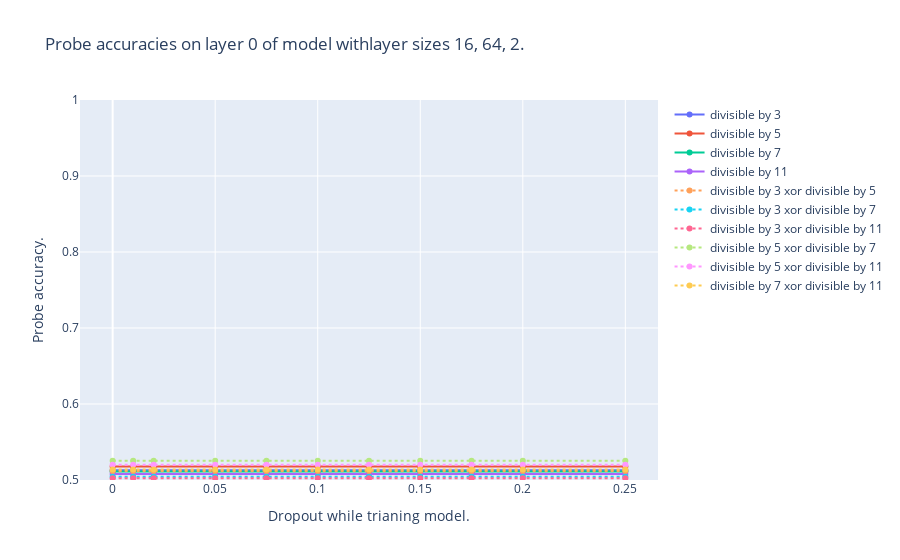
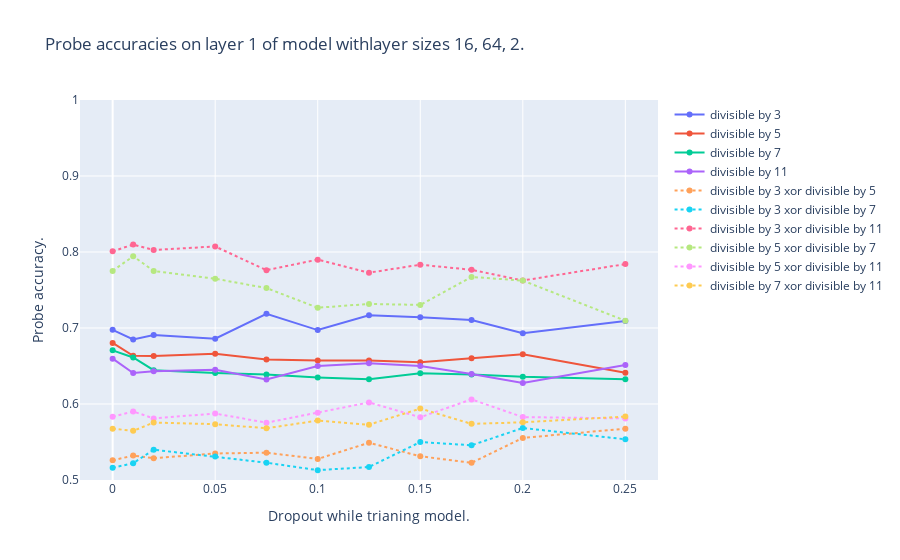
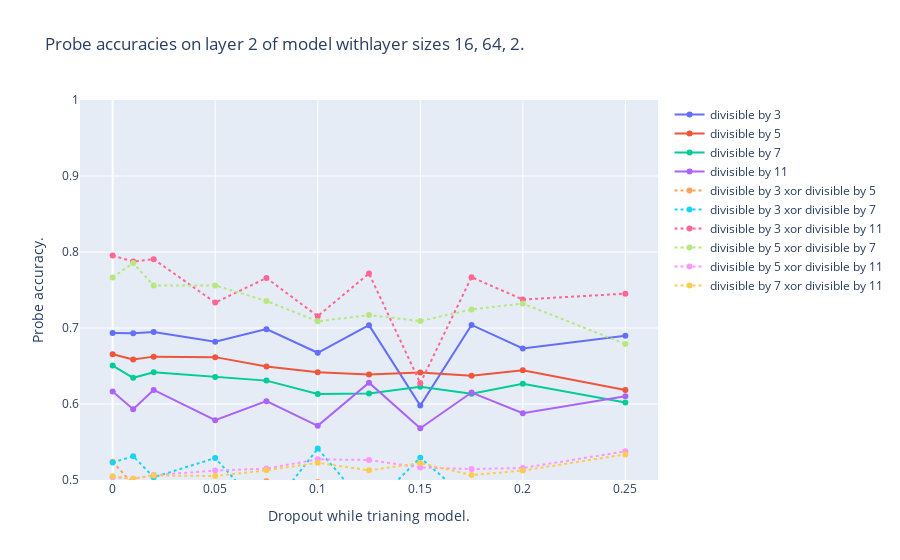

Notebook cell for these charts, in order:
### Code cell
divisibility_probing_datasets = { model_type: make_divisibility_probing_dataset(model, train_dataset, divisors=PROBED_DIVISORS)
                                  for model_type, model in tqdm(models.items(), desc="making probing datasets.") }

xor_divisibility_probing_dataset = { model_type: xored_labels(dataset, PROBED_DIVISOR_PAIR_INDICES)
                                     for model_type, dataset in tqdm(divisibility_probing_datasets.items(), desc="xoring labels.") }

divisibility_probes     = train_probes(divisibility_probing_datasets,    tqdm_desc="training probes")
xor_divisibility_probes = train_probes(xor_divisibility_probing_dataset, tqdm_desc="training xor probes")

divisibility_probe_test_results      = test_probes( divisibility_probes,
                                                    divisibility_probing_datasets,
                                                    tqdm_desc="testing divisibility_probes" )
xor_divisibility_probes_test_results = test_probes( xor_divisibility_probes,
                                                    xor_divisibility_probing_dataset,
                                                    tqdm_desc="testing xor divisibility probes" )

plot_probe_accuracies( divisibility_probe_test_results,
                       xor_divisibility_probes_test_results,
                       label_descriptions=next(iter(divisibility_probing_datasets.values())).label_descriptions,
                       xored_label_descriptions=next(iter(xor_divisibility_probing_dataset.values())).label_descriptions )

### Figure 1 — Plotly figure (JSON) as saved in the notebook; plotly's stock layout.template omitted (floating-point values rounded to 4 significant figures)
{"data": [{"name": "divisible by 3", "type": "scatter", "x": [0, 0.01, 0.02, 0.05, 0.075, 0.1, 0.125, 0.15, 0.175, 0.2, 0.25], "y": [0.5128, 0.5128, 0.5128, 0.5128, 0.5128, 0.5128, 0.5128, 0.5128, 0.5128, 0.5128, 0.5128]}, {"name": "divisible by 5", "type": "scatter", "x": [0, 0.01, 0.02, 0.05, 0.075, 0.1, 0.125, 0.15, 0.175, 0.2, 0.25], "y": [0.5178, 0.5178, 0.5178, 0.5178, 0.5178, 0.5178, 0.5178, 0.5178, 0.5178, 0.5178, 0.5178]}, {"name": "divisible by 7", "type": "scatter", "x": [0, 0.01, 0.02, 0.05, 0.075, 0.1, 0.125, 0.15, 0.175, 0.2, 0.25], "y": [0.5111, 0.5111, 0.5111, 0.5111, 0.5111, 0.5111, 0.5111, 0.5111, 0.5111, 0.5111, 0.5111]}, {"name": "divisible by 11", "type": "scatter", "x": [0, 0.01, 0.02, 0.05, 0.075, 0.1, 0.125, 0.15, 0.175, 0.2, 0.25], "y": [0.5078, 0.5078, 0.5078, 0.5078, 0.5078, 0.5078, 0.5078, 0.5078, 0.5078, 0.5078, 0.5078]}, {"line": {"dash": "dot"}, "name": "divisible by 3 xor divisible by 5", "type": "scatter", "x": [0, 0.01, 0.02, 0.05, 0.075, 0.1, 0.125, 0.15, 0.175, 0.2, 0.25], "y": [0.5119, 0.5119, 0.5119, 0.5119, 0.5119, 0.5119, 0.5119, 0.5119, 0.5119, 0.5119, 0.5119]}, {"line": {"dash": "dot"}, "name": "divisible by 3 xor divisible by 7", "type": "scatter", "x": [0, 0.01, 0.02, 0.05, 0.075, 0.1, 0.125, 0.15, 0.175, 0.2, 0.25], "y": [0.5042, 0.5042, 0.5042, 0.5042, 0.5042, 0.5042, 0.5042, 0.5042, 0.5042, 0.5042, 0.5042]}, {"line": {"dash": "dot"}, "name": "divisible by 3 xor divisible by 11", "type": "scatter", "x": [0, 0.01, 0.02, 0.05, 0.075, 0.1, 0.125, 0.15, 0.175, 0.2, 0.25], "y": [0.5022, 0.5022, 0.5022, 0.5022, 0.5022, 0.5022, 0.5022, 0.5022, 0.5022, 0.5022, 0.5022]}, {"line": {"dash": "dot"}, "name": "divisible by 5 xor divisible by 7", "type": "scatter", "x": [0, 0.01, 0.02, 0.05, 0.075, 0.1, 0.125, 0.15, 0.175, 0.2, 0.25], "y": [0.5254, 0.5254, 0.5254, 0.5254, 0.5254, 0.5254, 0.5254, 0.5254, 0.5254, 0.5254, 0.5254]}, {"line": {"dash": "dot"}, "name": "divisible by 5 xor divisible by 11", "type": "scatter", "x": [0, 0.01, 0.02, 0.05, 0.075, 0.1, 0.125, 0.15, 0.175, 0.2, 0.25], "y": [0.52, 0.52, 0.52, 0.52, 0.52, 0.52, 0.52, 0.52, 0.52, 0.52, 0.52]}, {"line": {"dash": "dot"}, "name": "divisible by 7 xor divisible by 11", "type": "scatter", "x": [0, 0.01, 0.02, 0.05, 0.075, 0.1, 0.125, 0.15, 0.175, 0.2, 0.25], "y": [0.5137, 0.5137, 0.5137, 0.5137, 0.5137, 0.5137, 0.5137, 0.5137, 0.5137, 0.5137, 0.5137]}], "layout": {"title": {"text": "Probe accuracies on layer 0 of model withlayer sizes 16, 64, 2."}, "xaxis": {"title": {"text": "Dropout while trianing model."}}, "yaxis": {"range": [0.5, 1], "title": {"text": "Probe accuracy."}}}}

### Figure 2 — Plotly figure (JSON) as saved in the notebook; plotly's stock layout.template omitted (floating-point values rounded to 4 significant figures)
{"data": [{"name": "divisible by 3", "type": "scatter", "x": [0, 0.01, 0.02, 0.05, 0.075, 0.1, 0.125, 0.15, 0.175, 0.2, 0.25], "y": [0.6976, 0.6849, 0.6906, 0.6859, 0.7187, 0.6973, 0.7166, 0.714, 0.7104, 0.6931, 0.7092]}, {"name": "divisible by 5", "type": "scatter", "x": [0, 0.01, 0.02, 0.05, 0.075, 0.1, 0.125, 0.15, 0.175, 0.2, 0.25], "y": [0.6804, 0.6634, 0.6632, 0.666, 0.6587, 0.6573, 0.6573, 0.6549, 0.6602, 0.6656, 0.6412]}, {"name": "divisible by 7", "type": "scatter", "x": [0, 0.01, 0.02, 0.05, 0.075, 0.1, 0.125, 0.15, 0.175, 0.2, 0.25], "y": [0.6706, 0.6612, 0.6445, 0.6407, 0.6389, 0.6349, 0.6324, 0.6404, 0.6388, 0.6357, 0.6327]}, {"name": "divisible by 11", "type": "scatter", "x": [0, 0.01, 0.02, 0.05, 0.075, 0.1, 0.125, 0.15, 0.175, 0.2, 0.25], "y": [0.6597, 0.6407, 0.6432, 0.645, 0.6321, 0.65, 0.6537, 0.65, 0.6394, 0.6275, 0.6512]}, {"line": {"dash": "dot"}, "name": "divisible by 3 xor divisible by 5", "type": "scatter", "x": [0, 0.01, 0.02, 0.05, 0.075, 0.1, 0.125, 0.15, 0.175, 0.2, 0.25], "y": [0.5258, 0.5322, 0.5287, 0.5349, 0.5359, 0.5277, 0.549, 0.5312, 0.5226, 0.5554, 0.5676]}, {"line": {"dash": "dot"}, "name": "divisible by 3 xor divisible by 7", "type": "scatter", "x": [0, 0.01, 0.02, 0.05, 0.075, 0.1, 0.125, 0.15, 0.175, 0.2, 0.25], "y": [0.5161, 0.5221, 0.5398, 0.5308, 0.5228, 0.5129, 0.5171, 0.5499, 0.5457, 0.5684, 0.5536]}, {"line": {"dash": "dot"}, "name": "divisible by 3 xor divisible by 11", "type": "scatter", "x": [0, 0.01, 0.02, 0.05, 0.075, 0.1, 0.125, 0.15, 0.175, 0.2, 0.25], "y": [0.8009, 0.8098, 0.8027, 0.8073, 0.7761, 0.7899, 0.7728, 0.7833, 0.7766, 0.7625, 0.7841]}, {"line": {"dash": "dot"}, "name": "divisible by 5 xor divisible by 7", "type": "scatter", "x": [0, 0.01, 0.02, 0.05, 0.075, 0.1, 0.125, 0.15, 0.175, 0.2, 0.25], "y": [0.7751, 0.7944, 0.7751, 0.7648, 0.7526, 0.7267, 0.7317, 0.7303, 0.7672, 0.7624, 0.7096]}, {"line": {"dash": "dot"}, "name": "divisible by 5 xor divisible by 11", "type": "scatter", "x": [0, 0.01, 0.02, 0.05, 0.075, 0.1, 0.125, 0.15, 0.175, 0.2, 0.25], "y": [0.5834, 0.5902, 0.581, 0.5875, 0.5754, 0.5884, 0.6021, 0.5826, 0.606, 0.5828, 0.581]}, {"line": {"dash": "dot"}, "name": "divisible by 7 xor divisible by 11", "type": "scatter", "x": [0, 0.01, 0.02, 0.05, 0.075, 0.1, 0.125, 0.15, 0.175, 0.2, 0.25], "y": [0.5675, 0.5647, 0.5756, 0.5735, 0.5681, 0.5782, 0.5728, 0.594, 0.5739, 0.5759, 0.5835]}], "layout": {"title": {"text": "Probe accuracies on layer 1 of model withlayer sizes 16, 64, 2."}, "xaxis": {"title": {"text": "Dropout while trianing model."}}, "yaxis": {"range": [0.5, 1], "title": {"text": "Probe accuracy."}}}}

### Figure 3 — Plotly figure (JSON) as saved in the notebook; plotly's stock layout.template omitted (floating-point values rounded to 4 significant figures)
{"data": [{"name": "divisible by 3", "type": "scatter", "x": [0, 0.01, 0.02, 0.05, 0.075, 0.1, 0.125, 0.15, 0.175, 0.2, 0.25], "y": [0.6934, 0.6931, 0.6947, 0.6819, 0.6985, 0.6674, 0.7037, 0.5979, 0.704, 0.673, 0.6898]}, {"name": "divisible by 5", "type": "scatter", "x": [0, 0.01, 0.02, 0.05, 0.075, 0.1, 0.125, 0.15, 0.175, 0.2, 0.25], "y": [0.6654, 0.6585, 0.6623, 0.6617, 0.6493, 0.6419, 0.6387, 0.6414, 0.6373, 0.6445, 0.6184]}, {"name": "divisible by 7", "type": "scatter", "x": [0, 0.01, 0.02, 0.05, 0.075, 0.1, 0.125, 0.15, 0.175, 0.2, 0.25], "y": [0.6505, 0.6345, 0.6419, 0.6356, 0.6308, 0.6133, 0.6138, 0.6228, 0.6135, 0.6266, 0.602]}, {"name": "divisible by 11", "type": "scatter", "x": [0, 0.01, 0.02, 0.05, 0.075, 0.1, 0.125, 0.15, 0.175, 0.2, 0.25], "y": [0.6163, 0.5931, 0.6185, 0.5787, 0.6037, 0.5713, 0.6281, 0.5681, 0.6151, 0.5879, 0.6102]}, {"line": {"dash": "dot"}, "name": "divisible by 3 xor divisible by 5", "type": "scatter", "x": [0, 0.01, 0.02, 0.05, 0.075, 0.1, 0.125, 0.15, 0.175, 0.2, 0.25], "y": [0.5239, 0.4944, 0.4754, 0.4763, 0.4987, 0.4975, 0.495, 0.4832, 0.4672, 0.4688, 0.459]}, {"line": {"dash": "dot"}, "name": "divisible by 3 xor divisible by 7", "type": "scatter", "x": [0, 0.01, 0.02, 0.05, 0.075, 0.1, 0.125, 0.15, 0.175, 0.2, 0.25], "y": [0.5229, 0.5314, 0.5035, 0.5288, 0.4547, 0.5413, 0.4619, 0.5294, 0.4712, 0.4944, 0.4842]}, {"line": {"dash": "dot"}, "name": "divisible by 3 xor divisible by 11", "type": "scatter", "x": [0, 0.01, 0.02, 0.05, 0.075, 0.1, 0.125, 0.15, 0.175, 0.2, 0.25], "y": [0.7953, 0.7874, 0.7906, 0.7335, 0.7658, 0.7156, 0.7718, 0.6273, 0.7669, 0.7375, 0.7452]}, {"line": {"dash": "dot"}, "name": "divisible by 5 xor divisible by 7", "type": "scatter", "x": [0, 0.01, 0.02, 0.05, 0.075, 0.1, 0.125, 0.15, 0.175, 0.2, 0.25], "y": [0.7666, 0.7855, 0.7558, 0.7561, 0.7355, 0.7089, 0.7169, 0.7091, 0.7244, 0.7323, 0.6789]}, {"line": {"dash": "dot"}, "name": "divisible by 5 xor divisible by 11", "type": "scatter", "x": [0, 0.01, 0.02, 0.05, 0.075, 0.1, 0.125, 0.15, 0.175, 0.2, 0.25], "y": [0.5037, 0.5018, 0.5064, 0.5124, 0.5151, 0.5272, 0.5263, 0.5164, 0.5144, 0.5158, 0.5378]}, {"line": {"dash": "dot"}, "name": "divisible by 7 xor divisible by 11", "type": "scatter", "x": [0, 0.01, 0.02, 0.05, 0.075, 0.1, 0.125, 0.15, 0.175, 0.2, 0.25], "y": [0.5049, 0.5017, 0.506, 0.5052, 0.5127, 0.5226, 0.5127, 0.5223, 0.5066, 0.5124, 0.5337]}], "layout": {"title": {"text": "Probe accuracies on layer 2 of model withlayer sizes 16, 64, 2."}, "xaxis": {"title": {"text": "Dropout while trianing model."}}, "yaxis": {"range": [0.5, 1], "title": {"text": "Probe accuracy."}}}}
